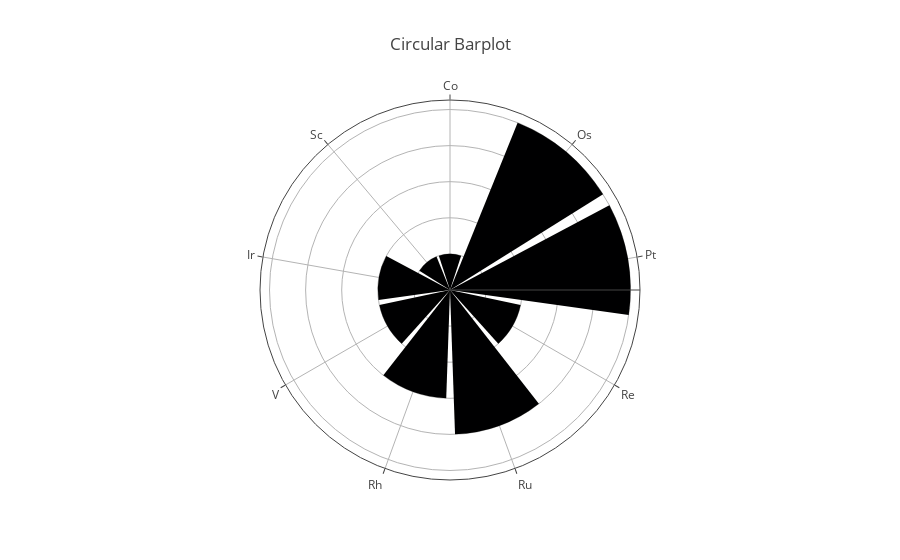

Write notebook code for a chart like this one.
### Code cell
circular_barplot_best_600("dfdf",5)

### Figure 1 — Plotly figure (JSON) as saved in the notebook; plotly's stock layout.template omitted (floating-point values rounded to 4 significant figures)
{"data": [{"hoverinfo": "text+r", "r": [1, 5, 5, 2, 4, 3, 2, 2, 1], "text": ["Co", "Os", "Pt", "Re", "Ru", "Rh", "V", "Ir", "Sc"], "theta": ["Co", "Os", "Pt", "Re", "Ru", "Rh", "V", "Ir", "Sc"], "type": "barpolar"}], "layout": {"polar": {"angularaxis": {"direction": "clockwise"}, "radialaxis": {"showticklabels": false, "ticks": ""}}, "title": {"text": "Circular Barplot"}}}
